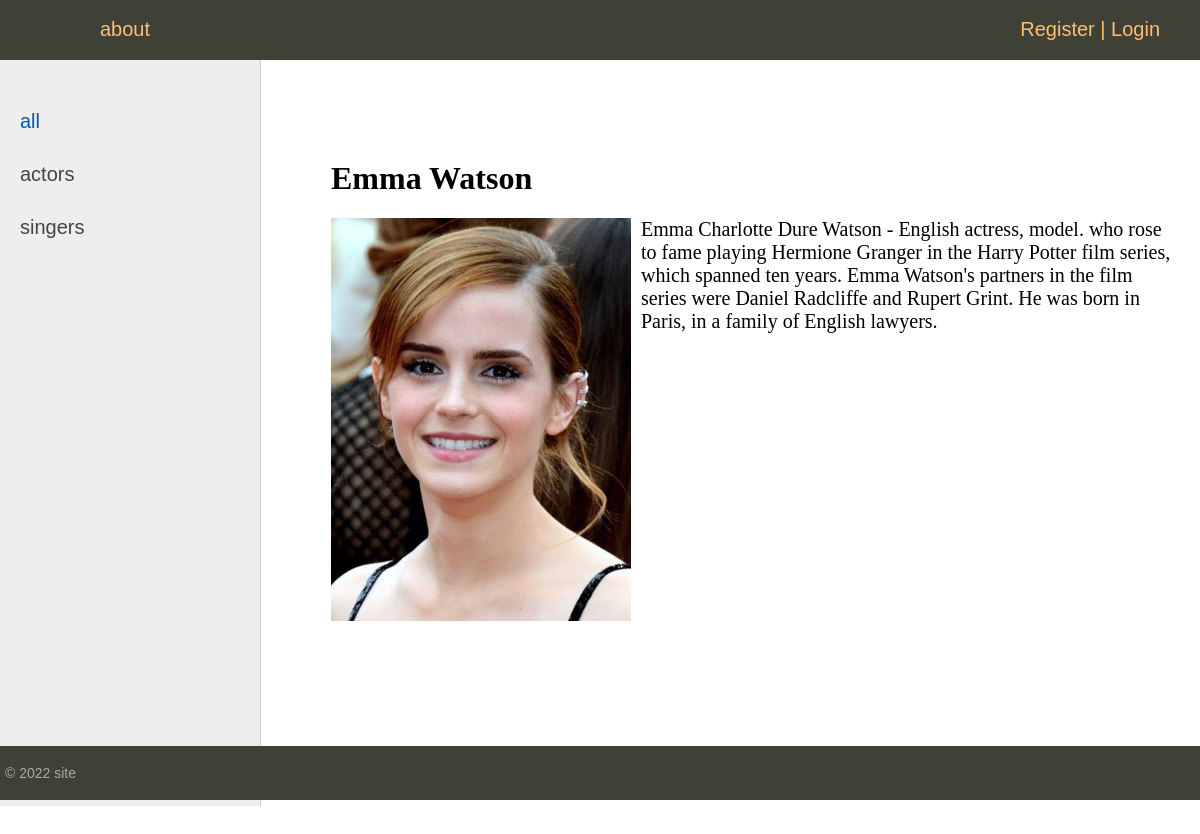
Screenshot of /post/emma-watson/ with the database file from the repository.
### women/models.py (models this page shows, shortened)
class Category(models.Model):
    name = models.CharField(max_length=100, db_index=True)
    slug = models.SlugField(max_length=250, unique=True, db_index=True, verbose_name="URL")
    def get_absolute_url(self):
        return reverse('category', kwargs={'cat_slug': self.slug})

class Women(models.Model):
    title = models.CharField(max_length=250)
    slug = models.SlugField(max_length=250, unique=True,db_index=True,verbose_name="URL")
    content = models.TextField(blank=True)
    photo = models.ImageField(upload_to="photos/%Y/%m/%d/")
    time_create = models.DateTimeField(auto_now_add=True)
    time_update = models.DateTimeField(auto_now=True)
    is_published = models.BooleanField(default=True)
    cat = models.ForeignKey('Category', on_delete=models.PROTECT)
    def __str__(self):
        return self.title
    class Meta:
        verbose_name = "popular women"
        verbose_name_plural = "popular women"
        ordering = ["time_create", "title"]

### women/views.py (the view)
# urls.py: path('post/<slug:post_slug>/', ShowPost.as_view() , name='post'),
class ShowPost(DataMixin, DetailView):
    model = Women
    template_name = 'women/post.html'
    slug_url_kwarg = 'post_slug'
    context_object_name = 'post'
    def get_context_data(self, *, object_list=None, **kwargs):
        context = super().get_context_data(**kwargs)
        c_def = self.get_user_context(title=context['post'])
        return dict(list(context.items()) + list(c_def.items()))

### women/templatetags/women_tags.py (called while the page is built)
@register.inclusion_tag('women/list_categories.html')
def show_categories():
    cats = Category.objects.all()
    return {'cats': cats}

### women/utils.py (called while the page is built)
    def get_user_context(self, **kwargs):
        context = kwargs
        cats = Category.objects.all()
        user_menu = menu.copy()
        if not self.request.user.is_authenticated:
                user_menu.pop(1)
        context['menu'] = user_menu
        context['cats'] = cats
        if 'cat_selected' not in context:
                context['cat_selected'] = 0
        return context

### women/templates/women/post.html
{% extends 'women/base.html' %}
{% block content %}
<h1>{{post.title}}</h1>
{% if post.photo %}
<p><img class="img-article-left" src="{{post.photo.url}}"></p>
{% endif %}
{{post.content}}
{% endblock %}

### women/templates/women/list_categories.html
{% for c in cats %}
	{% if c.pk == cat_selected %}
		<li class="selected">{{c.name}}</li>
	{% else %}
		<li><a href="{{ c.get_absolute_url }}">{{c.name}}</a></li>
	{% endif %}
{% endfor %}

### women/static/women/css/styles.css (style rules this page uses)
html, body { font-family: 'Arial'; margin: 0; padding: 0; height: 100%; width: 100%; color: #444; }
a { color: #0059b2; text-decoration: none; }
img { max-width: 600px; height: auto; }
img.img-article-left { max-width: 300px; height: auto; float: left; padding: 0 10px 10px 0; }
.left-chapters ul li { margin: 30px 0 0 0; color: #999; }
.left-chapters ul li a { color: #444; text-decoration: none; }
.content-text h1 { font-size: 32px; }

### rows the page displays
Category: name "actors"
Category: name "singers"
Women: title "Emma Watson", photo (picture), content "Emma Charlotte Dure Watson - English actress, model. who rose to fame playing Hermione Granger in the Harry Potter film series, which spanned ten years. Emma Watson's partners in the film series were Daniel Radcliffe and Rupert Grint. He was born in Paris, in a family of English lawyers."

### other values shown
{{ m.title }} "about"
